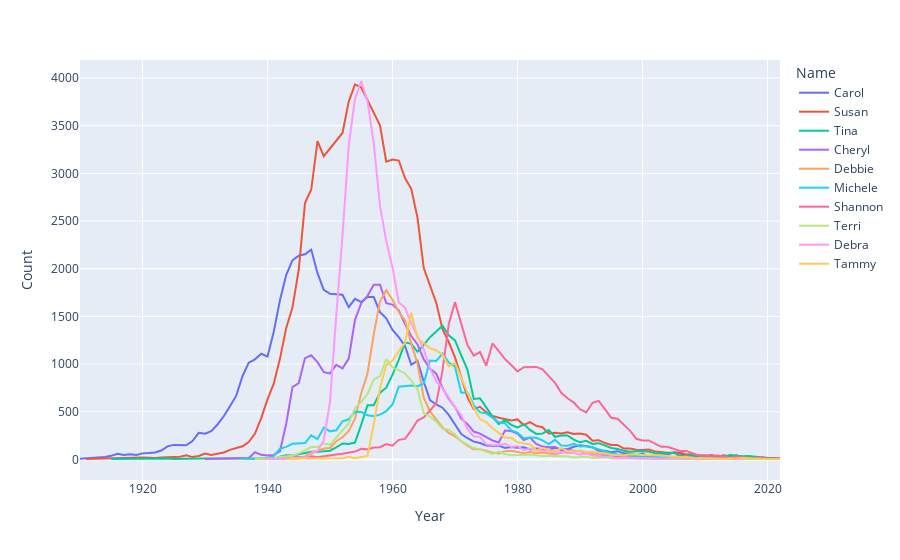

Write notebook code for a chart like this one.
### Markdown cell above
We can get the list of the top 10 names and then plot popularity with the following code:

### Code cell
top10 = rtp_table.sort_values("Count RTP").head(10).index
px.line(
    f_babynames[f_babynames["Name"].isin(top10)], 
    x = "Year", 
    y = "Count", 
    color = "Name"
)
